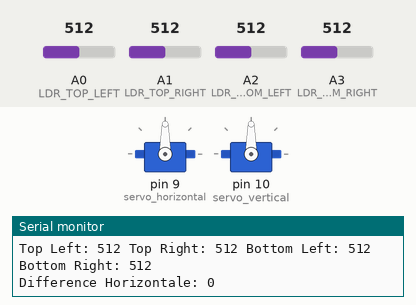
Simulated run of this sketch. Board: Arduino Uno, built with avr-gcc and run on an emulated ATmega328P. Parts: 2 × servo, the last lines printed to the serial monitor. The inputs (shaded band) are chosen by the test bench; at power-on: A0 (LDR_TOP_LEFT) = 512, A1 (LDR_TOP_RIGHT) = 512, A2 (LDR_BOTTOM_LEFT) = 512, A3 (LDR_BOTTOM_RIGHT) = 512.

Above: at 1.2 s.
1.3 s: A0 (LDR_TOP_LEFT) set to 546
4.3 s: A0 (LDR_TOP_LEFT) set to 573
At 4.72 s:
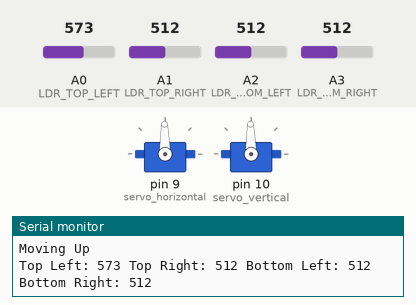
7.3 s: A1 (LDR_TOP_RIGHT) set to 610
At 7.46 s:
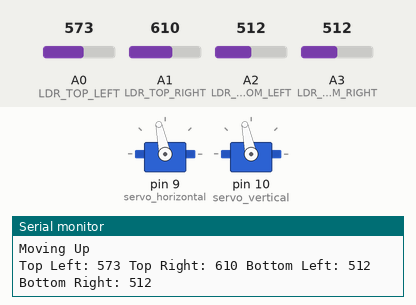
10.3 s: A1 (LDR_TOP_RIGHT) set to 631
At 11.32 s:
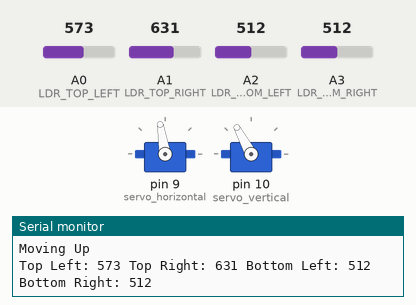
13.3 s: A2 (LDR_BOTTOM_LEFT) set to 605
At 14.3 s:
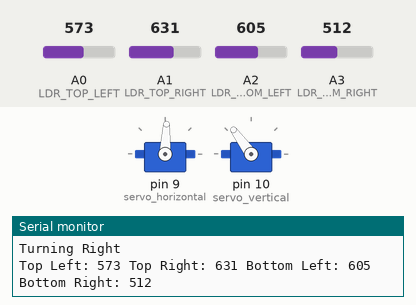
16.3 s: A2 (LDR_BOTTOM_LEFT) set to 637
At 17.25 s:
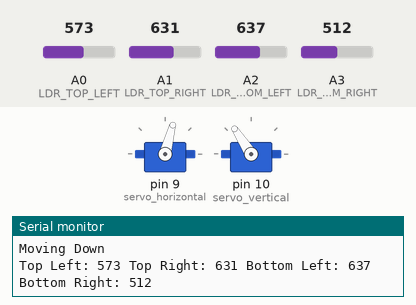
Timing chart, 0 to 22.9 s (numbered marks = the images above; inputs shaded):
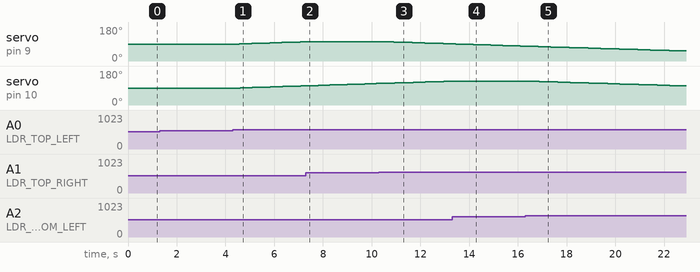

The sketch:

code.ino
```cpp
#include <Servo.h>

const int LDR_TOP_LEFT = A0;
const int LDR_TOP_RIGHT = A1;
const int LDR_BOTTOM_LEFT = A2;
const int LDR_BOTTOM_RIGHT = A3;

Servo servo_horizontal;
Servo servo_vertical;

const int SEUIL_HORIZONTAL = 50;
const int SEUIL_VERTICAL = 50;

void setup() {
  Serial.begin(9600);
  servo_horizontal.attach(9); // Servomoteur horizontal
  servo_vertical.attach(10); // Servomoteur vertical
  pinMode(LDR_TOP_LEFT, INPUT);
  pinMode(LDR_TOP_RIGHT, INPUT);
  pinMode(LDR_BOTTOM_LEFT, INPUT);
  pinMode(LDR_BOTTOM_RIGHT, INPUT);
}

void loop() {
  int valeur_top_left = analogRead(LDR_TOP_LEFT);
  int valeur_top_right = analogRead(LDR_TOP_RIGHT);
  int valeur_bottom_left = analogRead(LDR_BOTTOM_LEFT);
  int valeur_bottom_right = analogRead(LDR_BOTTOM_RIGHT);
  int difference_horizontale = valeur_top_left - valeur_top_right;
  int difference_verticale = valeur_top_left - valeur_bottom_left;

  // Print sensor values and differences
  Serial.print("Top Left: ");
  Serial.print(valeur_top_left);
  Serial.print(" Top Right: ");
  Serial.print(valeur_top_right);
  Serial.print(" Bottom Left: ");
  Serial.print(valeur_bottom_left);
  Serial.print(" Bottom Right: ");
  Serial.println(valeur_bottom_right);

  Serial.print("Difference Horizontale: ");
  Serial.println(difference_horizontale);
  Serial.print("Difference Verticale: ");
  Serial.println(difference_verticale);

  controlerServomoteurs(difference_horizontale, difference_verticale);

  delay(100);
}

void controlerServomoteurs(int difference_horizontale, int difference_verticale) {
  // Debug current servo positions
  int current_horizontal_position = servo_horizontal.read();
  int current_vertical_position = servo_vertical.read();

  Serial.print("Current Horizontal Position: ");
  Serial.println(current_horizontal_position);
  Serial.print("Current Vertical Position: ");
  Serial.println(current_vertical_position);

  if (abs(difference_horizontale) > SEUIL_HORIZONTAL) {
    if (difference_horizontale > 0 && current_horizontal_position < 180) {
      servo_horizontal.write(current_horizontal_position + 1); // Tourner à gauche
      Serial.println("Turning Left");
    } else if (difference_horizontale < 0 && current_horizontal_position > 0) {
      servo_horizontal.write(current_horizontal_position - 1); // Tourner à droite
      Serial.println("Turning Right");
    }
  }

  if (abs(difference_verticale) > SEUIL_VERTICAL) {
    if (difference_verticale > 0 && current_vertical_position < 180) {
      servo_vertical.write(current_vertical_position + 1); // Monter
      Serial.println("Moving Up");
    } else if (difference_verticale < 0 && current_vertical_position > 0) {
      servo_vertical.write(current_vertical_position - 1); // Descendre
      Serial.println("Moving Down");
    }
  }
}
```

Measured:
- the behaviour switches between 623 and 624 on A1 (LDR_TOP_RIGHT) (found by bisection; images 2 and 3)
- the behaviour switches between 623 and 624 on A2 (LDR_BOTTOM_LEFT) (found by bisection; images 4 and 5)
- after the input at 4.3 s, servo on pin 9 (servo_horizontal): moves from 90° to 101° over 2.5 s, starting after 0.27 s; servo on pin 10 (servo_vertical): moves from 90° to 101° over 2.5 s, starting after 0.30 s
- after the input at 7.3 s, servo on pin 9 (servo_horizontal): goes on until 7.3 s, then stays 102°
- after the input at 10.3 s, servo on pin 9 (servo_horizontal): moves from 102° to 91° over 2.5 s, starting after 0.36 s
- after the input at 13.3 s, servo on pin 10 (servo_vertical): stays 126° (without the input it goes to 127° after 0.17 s)
- after the input at 16.3 s, servo on pin 10 (servo_vertical): moves from 126° to 101° over 6.1 s, starting after 0.32 s
